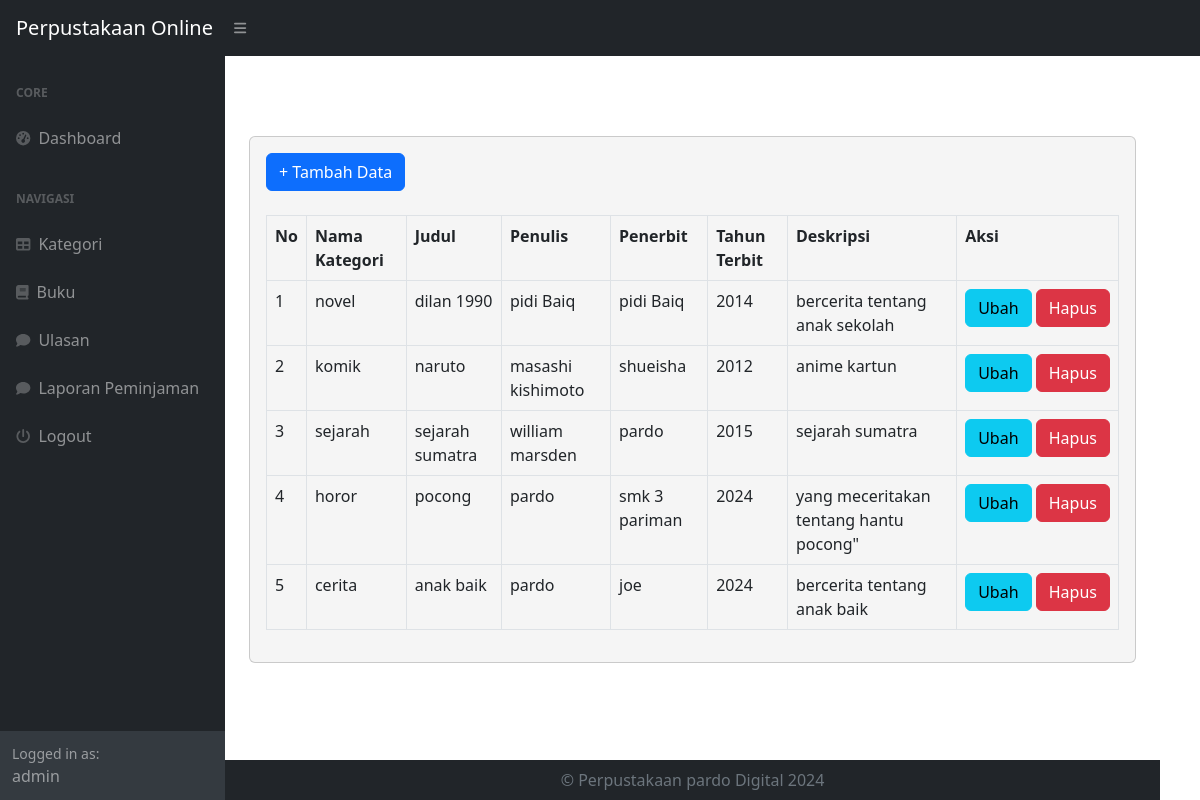
Page /index.php?page=buku (signed in) on the committed database.
### tables this page shows
CREATE TABLE `buku` (
  `id_buku` int(11) NOT NULL,
  `id_kategori` int(11) DEFAULT NULL,
  `judul` varchar(225) DEFAULT NULL,
  `penulis` varchar(225) DEFAULT NULL,
  `penerbit` varchar(225) DEFAULT NULL,
  `tahun_terbit` varchar(225) DEFAULT NULL,
  `deskripsi` text DEFAULT NULL
);

CREATE TABLE `kategori` (
  `id_kategori` int(11) NOT NULL,
  `kategori` varchar(225) DEFAULT NULL
);

### buku.php (the view)
<?php
 include "do.php";
?>
<h1 class="mt-4">Buku</h1>
    <div class="card">
        <div class="card-body">
        <div class="row">
            <div class="col-md-12">
                <a href="?page=buku_tambah" class="btn btn-primary">+ Tambah Data</a>
                <br>
                <br>
                <table class="table table-bordered" id="dataTable" width="100%" cellspacing="0">
                    <tr>
                        <th>No</th>
                        <th>Nama Kategori</th>
                        <th>Judul</th>
                        <th>Penulis</th>
                        <th>Penerbit
                        <th>Tahun Terbit</th>
                        <th>Deskripsi</th>
                        <th width="19%">Aksi</th>
                    </tr>
                    <?php
                    $i = 1;
                        $query = mysqli_query($koneksi, "SELECT*FROM buku LEFT JOIN kategori on buku.id_kategori = kategori.id_kategori");
                        while($data = mysqli_fetch_array($query)){
                            ?>
                            <tr>
                                <td><?php echo $i++; ?></td>
                                <td><?php echo $data['kategori']; ?></td>
                                <td><?php echo $data['judul']; ?></td>
                                <td><?php echo $data['penulis']; ?></td>
                                <td><?php echo $data['penerbit']; ?></td>
                                <td><?php echo $data['tahun_terbit']; ?></td>
                                <td><?php echo $data['deskripsi']; ?></td>
                                <td>
                                    <a href="?page=buku_ubah&&id=<?php echo $data['id_buku']; ?>" class="btn btn-info">Ubah</a>
                                    <a onclick="return confirm('Apakah anda yakin menghapus data ini?');" href="?page=buku_hapus&&id_buku=<?php echo $data['id_buku']; ?>" class="btn btn-danger">Hapus</a>
                                </td>
                            </tr>
                            <?php
                        }
                    ?>
                </table>
            </div>
        </div>
    </div>
 </div>

### index.php (style rules this page uses)
body { background-image: url('path/to/your/image.jpg'); background-size: cover; background-position: center; }

### do.php (style rules this page uses)
body { background-image: url('assets/img/w.jpg'); background-size: cover; background-repeat: no-repeat; color: #fff; padding-right: 40px; background-position: center; padding-top: 0px; }
.card { background-color: whitesmoke; color: white; }

### rows in the picture
buku: id_kategori.kategori "novel", judul "dilan 1990", penulis "pidi Baiq", penerbit "pidi Baiq", tahun_terbit "2014", deskripsi "bercerita tentang anak sekolah"
buku: id_kategori.kategori "komik", judul "naruto", penulis "masashi kishimoto", penerbit "shueisha", tahun_terbit "2012", deskripsi "anime kartun"
buku: id_kategori.kategori "sejarah", judul "sejarah sumatra", penulis "william marsden", penerbit "pardo", tahun_terbit "2015", deskripsi "sejarah sumatra"
buku: id_kategori.kategori "horor", judul "pocong", penulis "pardo", penerbit "smk 3 pariman", tahun_terbit "2024", deskripsi "yang meceritakan tentang hantu pocong\""
buku: id_kategori.kategori "cerita", judul "anak baik", penulis "pardo", penerbit "joe", tahun_terbit "2024", deskripsi "bercerita tentang anak baik"

### other values in the picture
$_SESSION['user']['nama'] "admin"
